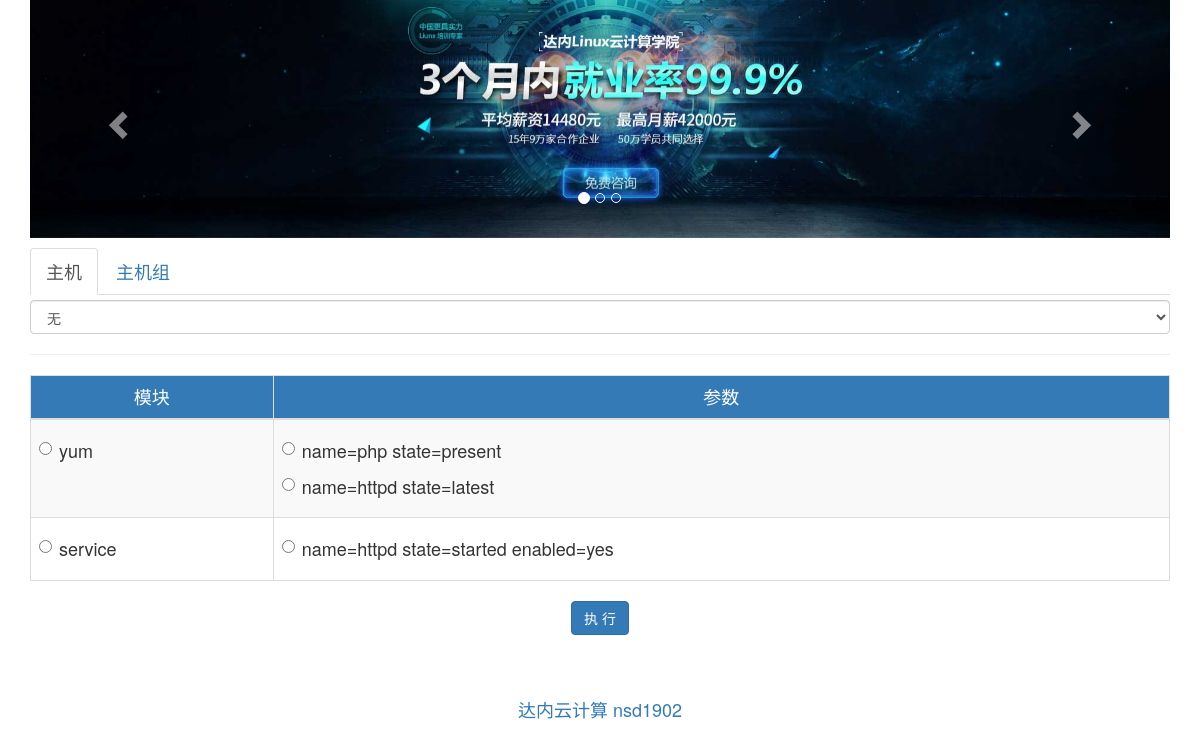
Screenshot of /webadmin/tasks/ with the database file from the repository.
### webadmin/models.py (models this page shows, shortened)
class Module(models.Model):
    module_name = models.CharField(max_length=100, unique=True)

class Args(models.Model):
    arg_text = models.CharField(max_length=100)
    module = models.ForeignKey(Module)

### webadmin/views.py (the view, shortened to what this page needs)
def tasks(request):
    hosts = Host.objects.all()
    groups = HostGroup.objects.all()
    modules = Module.objects.all()
    data = {'hosts': hosts, 'groups': groups, 'modules': modules}
    return render(request, 'tasks.html', data)

### templates/tasks.html (shortened to what this page needs)
{% extends 'base.html' %}
{% load static %}
{% block content %}
    <div class="col-sm-12">
        <form action="" method="post">
            <ul class="nav nav-tabs">
                <li class="active"><a href="#server" data-toggle="tab">主机</a></li>
                <li><a href="#servergroup" data-toggle="tab">主机组</a></li>
            </ul>
            <div class="tab-content" style="margin-top: 5px;">
                <div id="server" class="tab-pane active fade in">
                    <div class="form-group">
                        <select name="host" class="form-control">
                            <option value="">无</option>
                        </select>
                    </div>
                </div>
            </div>
            <hr>
            <table class="table table-hover table-striped table-bordered">
                <thead class="bg-primary text-center">
                    <tr>
                        <td>模块</td>
                        <td>参数</td>
                    </tr>
                </thead>
                <tbody>
                {% for module in modules %}
                    <tr>
                        <td>
                            <div class="radio">
                                <label>
                                    <input type="radio" name="mod" value="{{ module.module_name }}">
                                    {{ module.module_name }}
                                </label>
                            </div>
                        </td>
                        <td>
                            <ul class="list-unstyled">
                                {% for arg in module.args_set.all %}
                                    <li>
                                        <div class="radio">
                                            <label>
                                                <input type="radio" name="param" value="{{ arg.arg_text }}">
                                                {{ arg.arg_text }}
                                            </label>
                                        </div>
                                    </li>
                                {% endfor %}
                            </ul>
                        </td>
                    </tr>
                {% endfor %}
            </tbody>
        </table>
        <div class="form-group text-center">
            <input class="btn btn-primary" type="submit" value="执 行">
        </div>
        </form>
    </div>
{% endblock %}

### templates/base.html (shortened to what this page needs)
{% load static %}
<!DOCTYPE html>
<html lang="en">
<head>
    <link rel="stylesheet" href="{% static 'css/bootstrap.min.css' %}">
</head>
<body>
<div class="container">
    <div id="linux-carousel" class="carousel slide">
        <ol class="carousel-indicators">
            <li class="active" data-target="#linux-carousel" data-slide-to="0"></li>
            <li data-target="#linux-carousel" data-slide-to="1"></li>
            <li data-target="#linux-carousel" data-slide-to="2"></li>
        </ol>
        <div class="carousel-inner">
            <div class="item active">
                <a href="http://www.sogou.com" target="_blank">
                    <img src="{% static 'imgs/first.jpg' %}">
                </a>
            </div>
        </div>
        <a href="#linux-carousel" data-slide="prev" class="carousel-control left">
            <span class="glyphicon glyphicon-chevron-left"></span>
        </a>
        <a href="#linux-carousel" data-slide="next" class="carousel-control right">
            <span class="glyphicon glyphicon-chevron-right"></span>
        </a>
    </div>
    <div class="row h4">
        {% block content %}{% endblock %}
    </div>
    <div class="row text-center h4" style="margin-top: 50px">
        <div class="col-sm-12">
            <a href="#">达内云计算 nsd1902</a>
        </div>
    </div>
</div>
</body>
</html>

### rows the page displays
Module: module_name "yum"
Args: arg_text "name=php state=present"
Args: arg_text "name=httpd state=latest"
Module: module_name "service"
Args: arg_text "name=httpd state=started enabled=yes"
